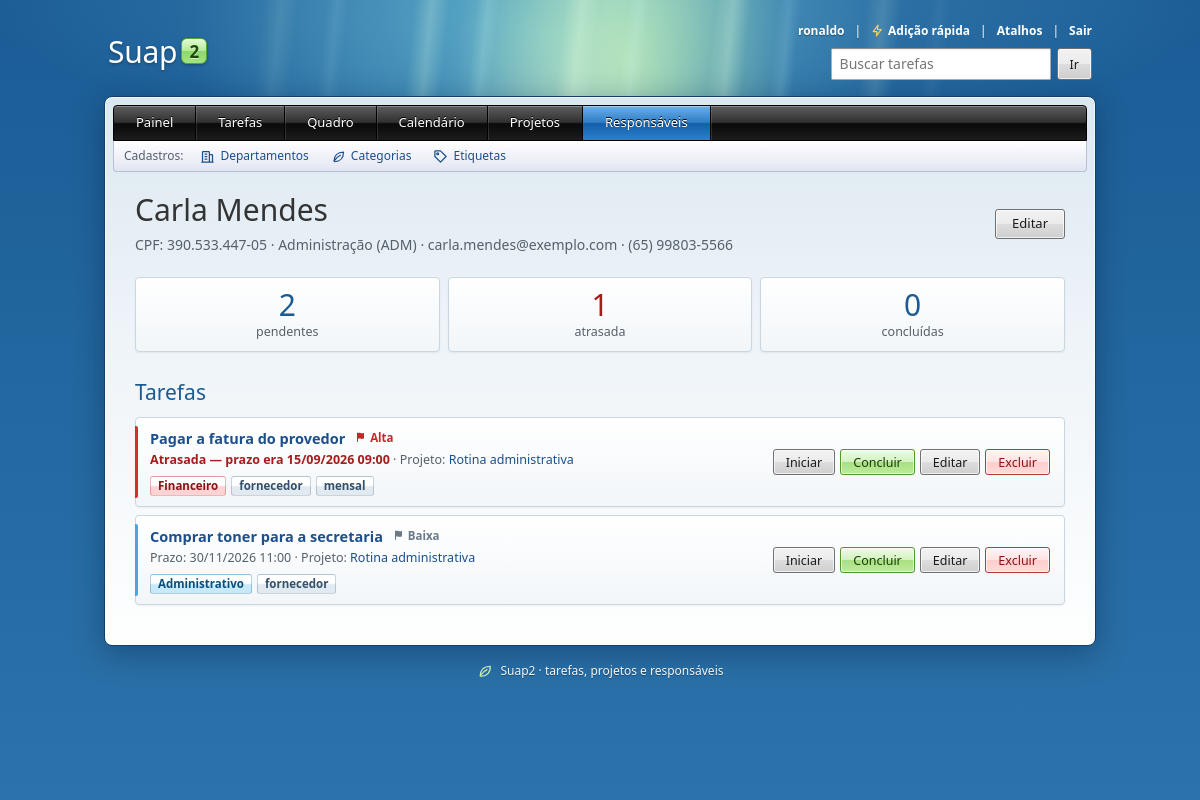
The app's page /responsaveis/3/ (signed in) with its own data.
### Suap2APP/models.py (models this page shows, shortened)
class Responsavel(models.Model):
    nome = models.CharField(max_length=150)
    cpf = models.CharField(max_length=14, unique=True)
    email = models.EmailField(blank=True)
    telefone = models.CharField(max_length=20, blank=True)
    departamento = models.ForeignKey(
        Departamento, on_delete=models.SET_NULL, null=True, blank=True, related_name='responsaveis',
    )
    class Meta:
        verbose_name = 'Responsável'
        verbose_name_plural = 'Responsáveis'
        ordering = ['nome']

class Departamento(models.Model):
    nome = models.CharField(max_length=100, unique=True)
    sigla = models.CharField(max_length=10, blank=True)
    class Meta:
        verbose_name = 'Departamento'
        verbose_name_plural = 'Departamentos'
        ordering = ['nome']
    def __str__(self):
        return f'{self.nome} ({self.sigla})' if self.sigla else self.nome

class Tarefa(models.Model):
    PRIORIDADES = [
        ('alta', 'Alta'),
        ('media', 'Média'),
        ('baixa', 'Baixa'),
    ]
    SITUACOES = [
        ('a_fazer', 'A fazer'),
        ('em_andamento', 'Em andamento'),
        ('concluida', 'Concluída'),
    ]
    titulo = models.CharField(max_length=100)
    criada_em = models.DateTimeField(auto_now_add=True)
    prazo = models.DateTimeField()
    prioridade = models.CharField(max_length=5, choices=PRIORIDADES, default='media')
    iniciada_em = models.DateTimeField(null=True, blank=True)
    concluida_em = models.DateTimeField(null=True, blank=True)
    lembrete_enviado_em = models.DateTimeField(null=True, blank=True, editable=False)
    pessoa_responsavel = models.ForeignKey(Responsavel, on_delete=models.PROTECT)
    projeto = models.ForeignKey(Projeto, on_delete=models.SET_NULL, null=True, blank=True, related_name='tarefas')
    categoria = models.ForeignKey(Categoria, on_delete=models.SET_NULL, null=True, blank=True, related_name='tarefas')
    etiquetas = models.ManyToManyField(Etiqueta, blank=True, related_name='tarefas')
    objects = TarefaQuerySet.as_manager()
    class Meta:
        verbose_name = 'Tarefa'
        verbose_name_plural = 'Tarefas'
        ordering = [models.F('concluida_em').asc(nulls_first=True), 'prazo']
    @property
    def situacao(self):
        if self.concluida_em:
            return 'concluida'
        return 'em_andamento' if self.iniciada_em else 'a_fazer'

class Projeto(models.Model):
    nome = models.CharField(max_length=120, unique=True)
    descricao = models.TextField(blank=True)
    departamento = models.ForeignKey(
        Departamento, on_delete=models.SET_NULL, null=True, blank=True, related_name='projetos',
    )
    inicio = models.DateField(null=True, blank=True)
    fim = models.DateField(null=True, blank=True)
    class Meta:
        verbose_name = 'Projeto'
        verbose_name_plural = 'Projetos'
        ordering = ['nome']
        constraints = [
            models.CheckConstraint(
                condition=(
                    models.Q(inicio__isnull=True)
                    | models.Q(fim__isnull=True)
                    | models.Q(fim__gte=models.F('inicio'))
                ),
                name='projeto_fim_depois_do_inicio',
            ),
        ]

class Categoria(models.Model):
    CORES = [
        ('azul', 'Azul'),
        ('verde', 'Verde'),
        ('amarelo', 'Amarelo'),
        ('vermelho', 'Vermelho'),
        ('cinza', 'Cinza'),
    ]
    nome = models.CharField(max_length=60, unique=True)
    cor = models.CharField(max_length=10, choices=CORES, default='cinza')
    class Meta:
        verbose_name = 'Categoria'
        verbose_name_plural = 'Categorias'
        ordering = ['nome']

class Etiqueta(models.Model):
    nome = models.CharField(max_length=40, unique=True)
    class Meta:
        verbose_name = 'Etiqueta'
        verbose_name_plural = 'Etiquetas'
        ordering = ['nome']

### Suap2APP/views.py (the view)
# urls.py: path('responsaveis/<int:pk>/', views.ResponsavelDetailView.as_view(), name='responsavel_detail'),
class ResponsavelDetailView(LeituraMixin, DetailView):
    model = Responsavel
    def get_queryset(self):
        return Responsavel.objects.select_related('departamento')
    def get_context_data(self, **kwargs):
        context = super().get_context_data(**kwargs)
        agora = timezone.now()
        tarefas = self.object.tarefa_set.com_relacionados()
        context.update(contar_por_situacao(tarefas, agora))
        context['horas'] = self.object.registros_tempo.aggregate(total=Sum('horas'))['total']
        context['tarefas'] = tarefas
        context['now'] = agora
        return context

### Suap2APP/context_processors.py (called while the page is built)
def acesso(request):
    return {
        'visitante': e_visitante(request),
        'pode_editar': request.user.is_authenticated,
    }

### Suap2APP/models.py (called while the page is built)
    def com_relacionados(self):
        return self.select_related('pessoa_responsavel', 'projeto', 'categoria').prefetch_related(
            'etiquetas', 'subtarefas',
        )

### Suap2APP/views.py (called while the page is built)
def e_visitante(request):
    return not request.user.is_authenticated and request.session.get(SESSAO_VISITANTE, False)

def contar_por_situacao(tarefas, agora):
    pendente = Q(concluida_em__isnull=True)
    return tarefas.aggregate(
        pendentes=Count('pk', filter=pendente),
        em_andamento=Count('pk', filter=pendente & Q(iniciada_em__isnull=False)),
        atrasadas=Count('pk', filter=pendente & Q(prazo__lt=agora)),
        concluidas=Count('pk', filter=Q(concluida_em__isnull=False)),
    )

    def dispatch(self, request, *args, **kwargs):
        if request.method in ('GET', 'HEAD') and e_visitante(request):
            return super(LoginRequiredMixin, self).dispatch(request, *args, **kwargs)
        return super().dispatch(request, *args, **kwargs)

### Suap2APP/templates/Suap2APP/responsavel_detail.html (shortened to what this page needs)
{% extends 'Suap2APP/base.html' %}
{% block content %}
    <div class="cabecalho">
        <div>
            <h1>{{ responsavel.nome }}</h1>
            <div class="item-detalhe">
                CPF: {{ responsavel.cpf }}
                {% if responsavel.departamento %} · {{ responsavel.departamento }}{% endif %}
                {% if responsavel.email %} · {{ responsavel.email }}{% endif %}
                {% if responsavel.telefone %} · {{ responsavel.telefone }}{% endif %}
            </div>
        </div>
        {% if pode_editar %}
        <a class="btn btn-secondary" href="{% url 'responsavel_update' responsavel.pk %}">Editar</a>
        {% endif %}
    </div>
    <div class="contadores">
        <a class="contador" href="{% url 'tarefa_list' %}?responsavel={{ responsavel.pk }}&amp;status=pendentes">
            <strong>{{ pendentes }}</strong> pendente{{ pendentes|pluralize }}
        </a>
        <a class="contador{% if atrasadas %} contador-alerta{% endif %}" href="{% url 'tarefa_list' %}?responsavel={{ responsavel.pk }}&amp;status=atrasadas">
            <strong>{{ atrasadas }}</strong> atrasada{{ atrasadas|pluralize }}
        </a>
        <a class="contador" href="{% url 'tarefa_list' %}?responsavel={{ responsavel.pk }}&amp;status=concluidas">
            <strong>{{ concluidas }}</strong> concluída{{ concluidas|pluralize }}
        </a>
    </div>
    <h2>Tarefas</h2>
    {% if tarefas %}
        <div class="lista">
            {% for tarefa in tarefas %}
                {% include 'Suap2APP/_tarefa_item.html' %}
            {% endfor %}
        </div>
    {% else %}
        <p class="vazio">Nenhuma tarefa atribuída a {{ responsavel.nome }}.</p>
    {% endif %}
{% endblock %}

### Suap2APP/templates/Suap2APP/_topo.html (shortened to what this page needs)
<header class="topo">
    <a class="marca" href="{% if user.is_authenticated or visitante %}{% url 'painel' %}{% else %}{% url 'login' %}{% endif %}">
        Suap<span class="marca-versao">2</span>
    </a>
    {% if user.is_authenticated or visitante %}
        <div class="topo-direita">
            <div class="topo-usuario">
                {% if user.is_authenticated %}
                    <span>{{ user.get_username }}</span>
                    <span class="separador" aria-hidden="true" data-so-com-js hidden>|</span>
                    <button type="button" class="btn btn-link" data-abrir-rapida data-url="{% url 'tarefa_rapida' %}" data-so-com-js hidden title="Adição rápida (N)">
                        <svg aria-hidden="true"><use href="#i-raio"></use></svg>Adição rápida
                    </button>
                {% else %}
                    <span>Visitante</span>
                {% endif %}
                <span class="separador" aria-hidden="true" data-so-com-js hidden>|</span>
                <button type="button" class="btn btn-link" data-abrir-atalhos data-so-com-js hidden title="Atalhos do teclado (?)">Atalhos</button>
                <span class="separador" aria-hidden="true">|</span>
                <form method="post" action="{% url 'logout' %}">
                    <button type="submit" class="btn btn-link">Sair</button>
                </form>
            </div>
            <form class="busca-topo" role="search" method="get" action="{% url 'tarefa_list' %}">
                <input id="busca-topo" type="search" name="q" placeholder="Buscar tarefas" value="{{ request.GET.q }}">
                <button type="submit" class="btn btn-small">Ir</button>
            </form>
        </div>
    {% endif %}
</header>

### Suap2APP/templates/Suap2APP/_tarefa_item.html (shortened to what this page needs)
{% with situacao=tarefa.situacao %}
<div class="item item-tarefa{% if tarefa.concluida_em %} item-concluida{% elif tarefa.prazo < now %} item-atrasada{% endif %}">
    <div class="item-info">
        <div class="item-titulo{% if tarefa.concluida_em %} concluida{% endif %}">
            <a href="{% url 'tarefa_detail' tarefa.pk %}">{{ tarefa.titulo }}</a>
            {% if not tarefa.concluida_em %}{% include 'Suap2APP/_prioridade.html' %}{% endif %}
        </div>
        <div class="item-detalhe">
            {% if tarefa.concluida_em %}
                Concluída em {{ tarefa.concluida_em|date:"d/m/Y H:i" }}
            {% elif tarefa.prazo < now %}
                <span class="atrasada">Atrasada — prazo era {{ tarefa.prazo|date:"d/m/Y H:i" }}</span>
            {% else %}
                Prazo: {{ tarefa.prazo|date:"d/m/Y H:i" }}
            {% endif %}
            {% if tarefa.projeto and not esconder_projeto %}
                · Projeto: <a href="{% url 'projeto_detail' tarefa.projeto.pk %}">{{ tarefa.projeto.nome }}</a>
            {% endif %}
        </div>
        {% if tarefa.categoria or tarefa.etiquetas.all %}
            <div class="marcadores">
                {% if tarefa.categoria %}
                    <a class="badge cor-{{ tarefa.categoria.cor }}" href="{% url 'tarefa_list' %}?categoria={{ tarefa.categoria.pk }}">{{ tarefa.categoria.nome }}</a>
                {% endif %}
                {% for etiqueta in tarefa.etiquetas.all %}
                    <a class="badge badge-etiqueta" href="{% url 'tarefa_list' %}?etiqueta={{ etiqueta.pk }}">{{ etiqueta.nome }}</a>
                {% endfor %}
            </div>
        {% endif %}
    </div>
    {% if pode_editar %}
        <div class="acoes">
            {% if situacao == 'a_fazer' %}
                <form method="post" action="{% url 'tarefa_mover' tarefa.pk %}">
                    <button type="submit" class="btn btn-small" title="Marcar como em andamento">Iniciar</button>
                </form>
            {% endif %}
            <form method="post" action="{% url 'tarefa_toggle' tarefa.pk %}">
                <button type="submit" class="btn {% if tarefa.concluida_em %}btn-secondary{% else %}btn-success{% endif %} btn-small">
                    {% if tarefa.concluida_em %}Reabrir{% else %}Concluir{% endif %}
                </button>
            </form>
            <a class="btn btn-secondary btn-small" href="{% url 'tarefa_update' tarefa.pk %}">Editar</a>
            <a class="btn btn-danger btn-small" href="{% url 'tarefa_delete' tarefa.pk %}">Excluir</a>
        </div>
    {% endif %}
</div>
{% endwith %}

### Suap2APP/templates/Suap2APP/_prioridade.html
<span class="prioridade prioridade-texto-{{ tarefa.prioridade }}" title="Prioridade {{ tarefa.get_prioridade_display|lower }}"><svg aria-hidden="true"><use href="#i-bandeira"></use></svg>{{ tarefa.get_prioridade_display }}</span>

### Suap2APP/static/Suap2APP/css/tokens.css (style rules this page uses)
:root { color-scheme: light; --fundo-topo: #1B5C96; --fundo-meio: #22679F; --fundo-base: #2C73AB; --aurora-verde: rgba(190, 240, 170, 0.75); --aurora-ciano: rgba(130, 220, 230, 0.55); --aqua: #00AEEF; --verde: #7ED957; --sol: #FFD54F; --janela-borda: #12406B; --janela-fundo: linear-gradient(180deg, #DCE8F0 0, #EDF3F8 220px, #FFFFFF 560px); --texto: #2B2B2B; --texto-suave: #55606B; --titulo: #333333; --subtitulo: #1C5A92; --link: #1C4F8C; --link-hover: #0A3A70; --destaque-verde: #3C8F14; --sucesso: #1E6B2E; --sucesso-fundo: #E4F8DC; --sucesso-borda: #9ED98A; --info: #0A5F94; --info-fundo: #E1F4FD; --info-borda: #8CD3F5; --aviso: #7A4F00; --aviso-fundo: #FFF4CC; --aviso-borda: #F5D46B; --perigo: #A61B1B; --perigo-fundo: #FDE2E2; --perigo-borda: #F2A5A5; --caixa-fundo: linear-gradient(180deg, #FFFFFF 0%, #F2F6F9 100%); --caixa-borda: #C9D7E1; --caixa-hover-fundo: linear-gradient(180deg, #F7FBFE 0%, #E4F0FA 100%); --caixa-hover-borda: #A9C6DE; --selecao-fundo: linear-gradient(180deg, #EBF4FD 0%, #CFE4FA 100%); --selecao-borda: #7DA2CE; --raio-p: 3px; --raio-m: 4px; --raio-g: 8px; --raio-pilula: 3px; --sombra-item: 0 1px 2px rgba(0, 0, 0, 0.06); --sombra-janela: 0 8px 30px rgba(0, 20, 50, 0.35); --foco: #1C4F8C; --fonte: "Segoe UI", "Frutiger", "Myriad Pro", "Nunito Sans", "Trebuchet MS", system-ui, sans-serif; --transicao: 150ms ease-out; --aurora-velocidade: 1; }

### Suap2APP/static/Suap2APP/css/base.css (style rules this page uses)
*, *::before, *::after { box-sizing: border-box; }
html { min-height: 100%; background: var(--fundo-meio); -webkit-text-size-adjust: 100%; }
body { margin: 0; min-height: 100vh; font-family: var(--fonte); font-size: 14px; line-height: 1.5; color: var(--texto); background: transparent; -webkit-font-smoothing: antialiased; }
img, svg { max-width: 100%; }
form { margin: 0; }
h1, h2, h3 { line-height: 1.2; }
h1 { margin: 0 0 18px; font-size: clamp(24px, 1.6vw + 16px, 30px); font-weight: 300; color: var(--titulo); }
h2 { margin: 28px 0 12px; font-size: 21px; font-weight: 400; color: var(--subtitulo); }
a { color: var(--link); text-decoration: none; }
strong { font-weight: 700; }

### Suap2APP/static/Suap2APP/css/pages.css (style rules this page uses)
.cabecalho { display: flex; flex-direction: column; align-items: flex-start; gap: 14px; margin-bottom: 22px; }
.cabecalho h1 { margin: 0; }
.cabecalho .item-detalhe { margin-top: 6px; font-size: 14px; }
@media (min-width: 768px) { .cabecalho { flex-direction: row; justify-content: space-between; align-items: center; } }

### records on screen
Responsavel: nome "Carla Mendes", cpf "390.533.447-05", departamento "Administração (ADM)", email "carla.mendes@exemplo.com", telefone "(65) 99803-5566"
Tarefa: titulo "Pagar a fatura do provedor", prioridade "Alta", prazo "15/09/2026 09:00", projeto.nome "Rotina administrativa", categoria.nome "Financeiro", shows "Concluir"
Etiqueta: nome "fornecedor"
Etiqueta: nome "mensal"
Tarefa: titulo "Comprar toner para a secretaria", prioridade "Baixa", prazo "30/11/2026 11:00", projeto.nome "Rotina administrativa", categoria.nome "Administrativo", shows "Concluir"

### other values on screen
{{ user.get_username }} "ronaldo"
{{ pendentes }} "2"
{{ atrasadas }} "1"
{{ concluidas }} "0"
